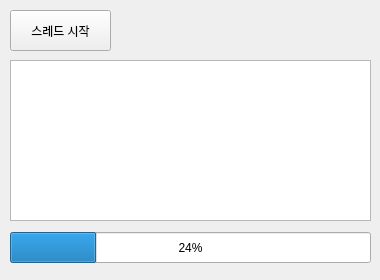
<?xml version="1.0" encoding="UTF-8"?>
<ui version="4.0">
 <class>Form</class>
 <widget class="QWidget" name="Form">
  <property name="geometry">
   <rect>
    <x>0</x>
    <y>0</y>
    <width>380</width>
    <height>280</height>
   </rect>
  </property>
  <property name="minimumSize">
   <size>
    <width>380</width>
    <height>280</height>
   </size>
  </property>
  <property name="maximumSize">
   <size>
    <width>380</width>
    <height>280</height>
   </size>
  </property>
  <property name="windowTitle">
   <string>스레드 테스트</string>
  </property>
  <widget class="QPushButton" name="btnStart">
   <property name="geometry">
    <rect>
     <x>10</x>
     <y>10</y>
     <width>101</width>
     <height>41</height>
    </rect>
   </property>
   <property name="text">
    <string>스레드 시작</string>
   </property>
  </widget>
  <widget class="QTextBrowser" name="txbLog">
   <property name="geometry">
    <rect>
     <x>10</x>
     <y>60</y>
     <width>361</width>
     <height>161</height>
    </rect>
   </property>
  </widget>
  <widget class="QProgressBar" name="pgbTask">
   <property name="geometry">
    <rect>
     <x>10</x>
     <y>232</y>
     <width>361</width>
     <height>31</height>
    </rect>
   </property>
   <property name="value">
    <number>24</number>
   </property>
  </widget>
 </widget>
 <resources/>
 <connections/>
</ui>
